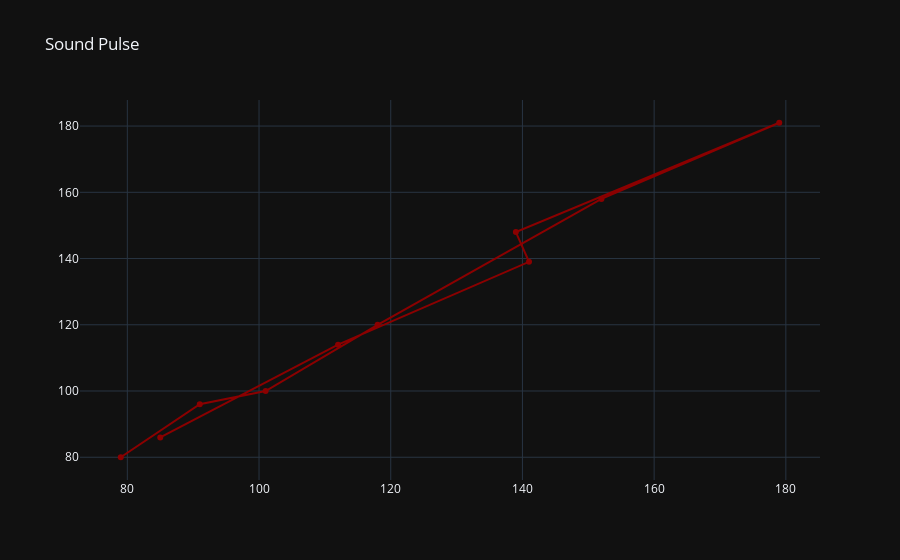

This figure's notebook cell:
### Code cell
# visualizing sound pulse
X = np.linspace(
        start = 0,
        stop = pulse_length,
        num = sound_pulse.shape[0]
    )
trace0 = go.Scatter(
    x = X,
    y = sound_pulse[:, 0],
    name = "Left Channel",
    marker = dict(
        color = "darkred"
    ),
    mode = "lines"
)
trace1 = go.Scatter(
    x = X,
    y = sound_pulse[:, 1],
    name = "Right Channel",
    marker = dict(
        color = "lightblue"
    ),
    
)
data = [trace0, trace1]
fig = go.Figure(data)
fig.update_layout(
    title = "Sound Pulse",
    xaxis_title = "Time", 
    yaxis_title = "Amplitude", 
    template = "plotly_dark"
)
fig.show()

### Figure 1 — Plotly figure (JSON) as saved in the notebook; plotly's stock layout.template omitted (floating-point values rounded to 4 significant figures)
{"data": [{"marker": {"color": "darkred"}, "name": "Sound Pulse", "type": "scatter", "x": [79, 91, 101, 118, 152, 179, 139, 141, 112, 85], "y": [80, 96, 100, 120, 158, 181, 148, 139, 114, 86]}], "layout": {"title": {"text": "Sound Pulse"}}}
